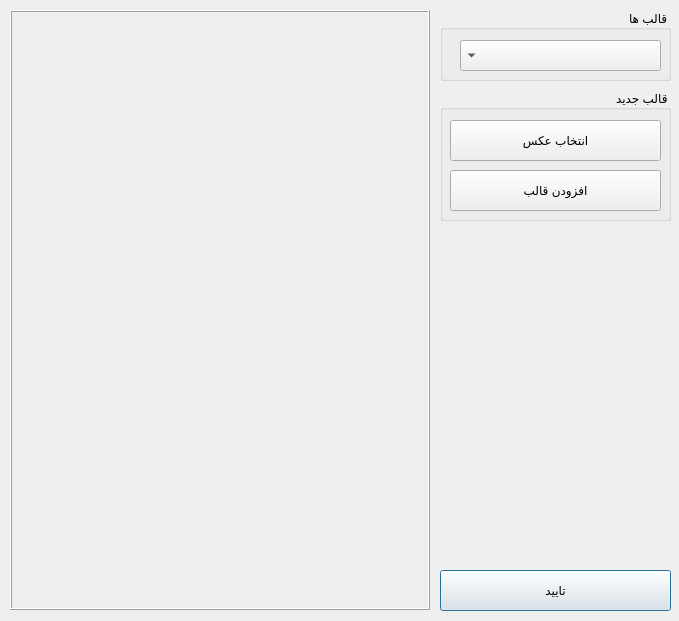
<?xml version="1.0" encoding="UTF-8"?>
<ui version="4.0">
 <class>printsetting</class>
 <widget class="QDialog" name="printsetting">
  <property name="geometry">
   <rect>
    <x>0</x>
    <y>0</y>
    <width>679</width>
    <height>621</height>
   </rect>
  </property>
  <property name="windowTitle">
   <string>Dialog</string>
  </property>
  <property name="layoutDirection">
   <enum>Qt::RightToLeft</enum>
  </property>
  <widget class="QLabel" name="picLabel">
   <property name="geometry">
    <rect>
     <x>10</x>
     <y>10</y>
     <width>420</width>
     <height>600</height>
    </rect>
   </property>
   <property name="layoutDirection">
    <enum>Qt::LeftToRight</enum>
   </property>
   <property name="frameShape">
    <enum>QFrame::Box</enum>
   </property>
   <property name="frameShadow">
    <enum>QFrame::Raised</enum>
   </property>
   <property name="text">
    <string/>
   </property>
  </widget>
  <widget class="QPushButton" name="pushButtonApply">
   <property name="geometry">
    <rect>
     <x>440</x>
     <y>570</y>
     <width>231</width>
     <height>41</height>
    </rect>
   </property>
   <property name="text">
    <string>تایید</string>
   </property>
  </widget>
  <widget class="QGroupBox" name="groupBox_2">
   <property name="geometry">
    <rect>
     <x>440</x>
     <y>10</y>
     <width>231</width>
     <height>71</height>
    </rect>
   </property>
   <property name="title">
    <string>قالب ها</string>
   </property>
   <widget class="QComboBox" name="comboBoxTemplate">
    <property name="geometry">
     <rect>
      <x>20</x>
      <y>30</y>
      <width>201</width>
      <height>31</height>
     </rect>
    </property>
   </widget>
  </widget>
  <widget class="QGroupBox" name="groupBox">
   <property name="geometry">
    <rect>
     <x>440</x>
     <y>90</y>
     <width>231</width>
     <height>131</height>
    </rect>
   </property>
   <property name="title">
    <string>قالب جدید</string>
   </property>
   <widget class="QPushButton" name="pushButtonBrowse">
    <property name="geometry">
     <rect>
      <x>10</x>
      <y>30</y>
      <width>211</width>
      <height>41</height>
     </rect>
    </property>
    <property name="text">
     <string>انتخاب عکس</string>
    </property>
   </widget>
   <widget class="QPushButton" name="pushButtonAdd">
    <property name="geometry">
     <rect>
      <x>10</x>
      <y>80</y>
      <width>211</width>
      <height>41</height>
     </rect>
    </property>
    <property name="text">
     <string>افزودن قالب</string>
    </property>
   </widget>
  </widget>
 </widget>
 <resources/>
 <connections/>
</ui>
